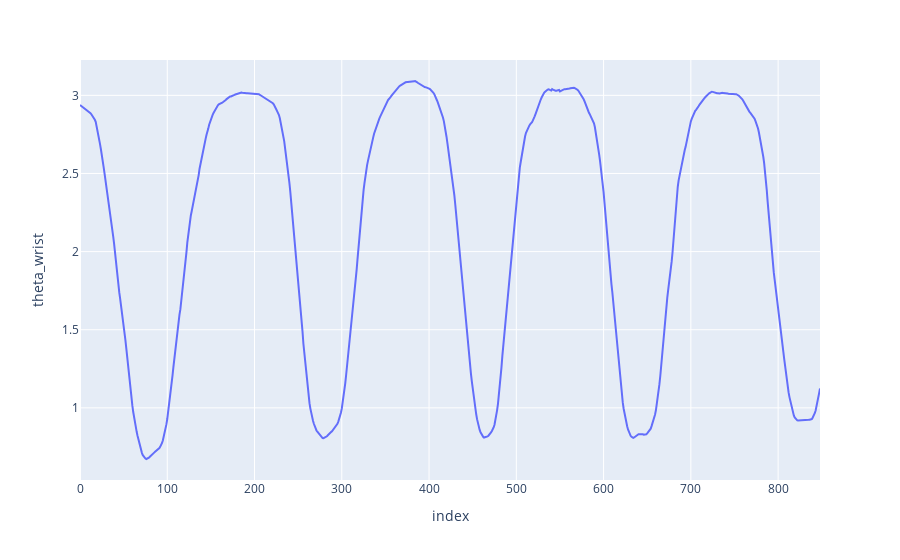

The cell this chart's notebook holds for it:
### Markdown cell above
Para calcular el $\theta$ usamos el producto escalar $A_xB_x+A_yB_y=|\vec{A}||\vec{B}|\cos\theta$

### Code cell
elbow_to_wrist_scalar_product_elbow_to_shoulder = x_vector_elbow_to_wrist * x_vector_elbow_to_shoulder + y_vector_elbow_to_wrist * y_vector_elbow_to_shoulder
cosine_angle = elbow_to_wrist_scalar_product_elbow_to_shoulder / (magnitude_vector_elbow_to_wrist * magnitude_vector_elbow_to_shoulder)
df['theta_wrist'] = np.arccos(cosine_angle)
fig = px.line(df, x = df.index, y = 'theta_wrist')
fig.show()

### Figure 1 — Plotly figure (JSON) as saved in the notebook; plotly's stock layout.template omitted (floating-point values rounded to 4 significant figures; data arrays with more than 128 entries replaced by an {"elided": "..."} marker saying what was removed)
{"data": [{"hovertemplate": "index=%{x}<br>theta_wrist=%{y}<extra></extra>", "legendgroup": "", "line": {"color": "#636efa", "dash": "solid"}, "marker": {"symbol": "circle"}, "mode": "lines", "name": "", "orientation": "v", "showlegend": false, "type": "scatter", "x": {"elided": "849 int values"}, "xaxis": "x", "y": {"elided": "849 float values"}, "yaxis": "y"}], "layout": {"legend": {"tracegroupgap": 0}, "margin": {"t": 60}, "xaxis": {"anchor": "y", "domain": [0, 1], "title": {"text": "index"}}, "yaxis": {"anchor": "x", "domain": [0, 1], "title": {"text": "theta_wrist"}}}}
